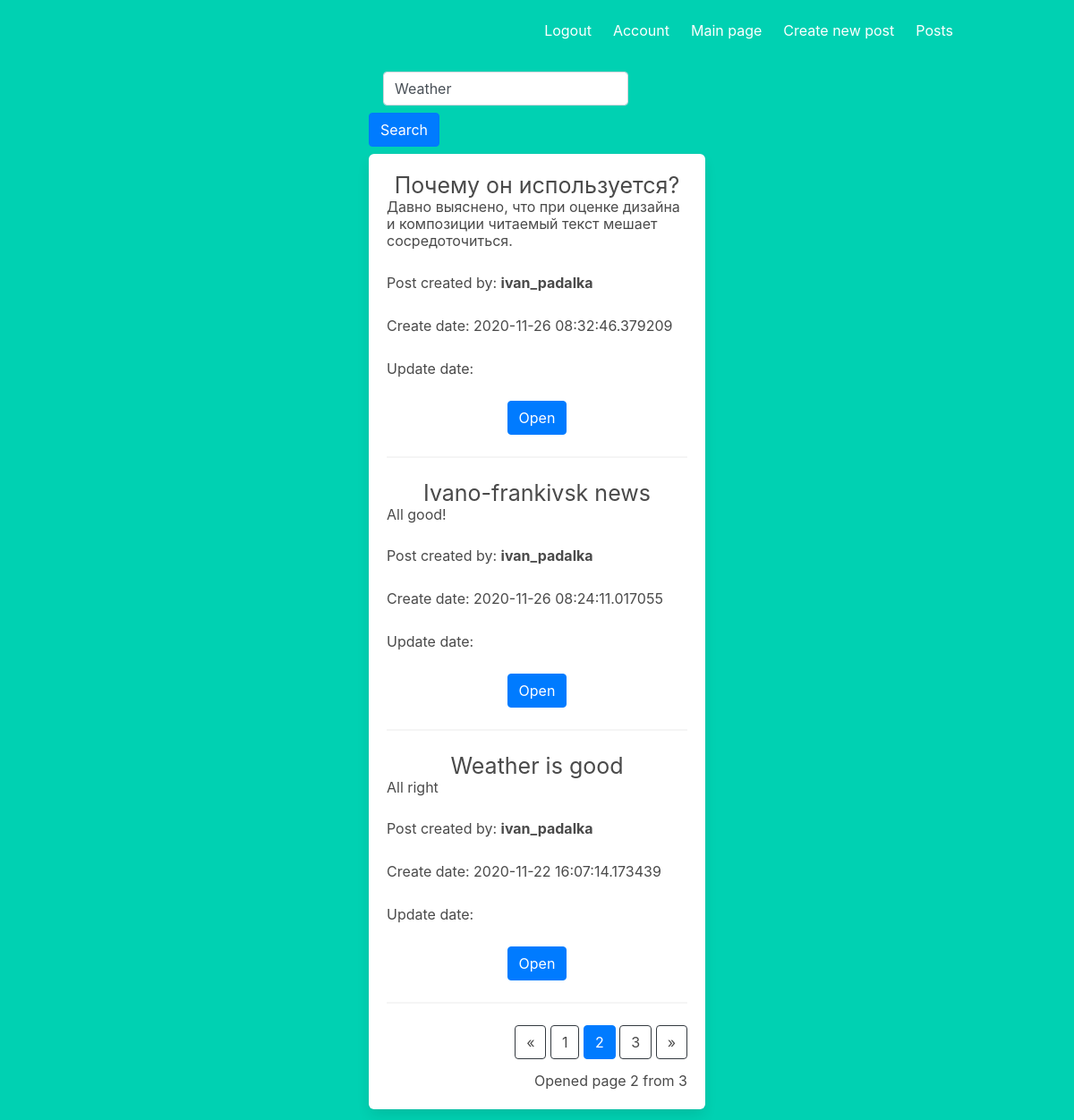
Screenshot of /posts?page=2 (signed in) with the database file from the repository.
### app/models.py (models this page shows, shortened)
class Post(db.Model):
    id = db.Column(db.Integer, primary_key=True)
    title = db.Column(db.String(100), nullable=False)
    body = db.Column(db.String(140))
    timestamp = db.Column(db.DateTime, index=True, default=datetime.utcnow)
    user_id = db.Column(db.Integer, db.ForeignKey('user.id'))

class User(UserMixin, db.Model):
    id = db.Column(db.Integer, primary_key=True)
    username = db.Column(db.String(64), index=True, unique=True)
    email = db.Column(db.String(120), index=True, unique=True)
    image_file = db.Column(db.String(20), nullable=False, default='default.jpg')
    about_me = db.Column(db.String(200), nullable=True)
    last_seen = db.Column(db.DateTime, default=datetime.utcnow)
    password_hash = db.Column(db.String(128))
    admin = db.Column(db.Boolean, default=False)
    posts = db.relationship('Post', backref='author', lazy='dynamic')

### app/views.py (the view)
@app.route('/posts', methods=['GET'])
@login_required
def posts():
    q = request.args.get('q')
    page = request.args.get('page', 1, type=int)
    if q:
        posts = Post.query.filter(Post.title.contains(q) | Post.body.contains(q))
    else:
        posts = Post.query.order_by(Post.timestamp.desc())
    pages = posts.paginate(page=page, per_page=ROWS_PER_PAGE)
    return render_template('posts.html', posts=posts, pages=pages, q=q)

### app/models.py (called while the page is built)
@login.user_loader
def load_user(id):
    return User.query.get(int(id))

### app/views.py (called while the page is built)
@app.before_request
def before_request():
    if current_user.is_authenticated:
        current_user.last_seen = datetime.utcnow()
        db.session.commit()

### app/templates/posts.html (shortened to what this page needs)
{% extends "base.html" %}
{% block content %}
<div class="column is-4 is-offset-4">
    <form action="{{ url_for('posts') }}" class="form-inline">
        <div class="form-group mx-sm-3 mb-2">
            <input type="text" class="form-control" name="q" value="{%if query%}{{query}}{% else %}Weather{% endif %}">
        </div>
        <button type="submit" class="btn btn-primary mb-2">Search</button>
    </form>
   <div class="box">
        <div class="text-center">
            {% for post in pages.items %}
                <h1 style="font-size: 25px;" >{{post.title}}</h1>
                <h5 style="text-align: left;">{{post.body}}</h5> <br>
                <inline> <p style="text-align: left;">Post created by: <strong>{{ post.author.username }}</strong></p></inline> <br>
                <inline><p style="text-align: left;"> Create date: {{post.timestamp}}</p></inline><br>
                <inline><p style="text-align: left;">Update date: {{post.update_time}}</p></inline><br>
                <a class="btn btn-primary" href="{{url_for('post', id=post.id)}}" style="color: white;">Open</a>
                <hr>
            {% endfor %}
            <div class="text-right">
            <a href="{{ url_for('posts', page=pages.prev_num, q=q) }}"
               class="btn btn-outline-dark"
                    {% if pages.page == 1 %}disabled{% endif %}>
                &laquo;
            </a>
            {% for page_num in pages.iter_pages(left_edge=1, right_edge=1, left_current=1, right_current=2) %}
            {% if page_num %}
            {% if pages.page == page_num %}
            <a href="{{ url_for('posts', page=page_num, q=q) }}"
               class="btn btn-primary" style="color: white;">
                {{ page_num }}
            </a>
            {% else %}
            <a href="{{ url_for('posts', page=page_num, q=q) }}"
               class="btn btn-outline-dark">
                {{ page_num }}
            </a>
            {% endif %}
            {% else %}
            ...
            {% endif %}
            {% endfor %}
            <a href="{{ url_for('posts', page=pages.next_num, q=q) }}"
               class="btn btn-outline-dark
       {% if pages.page == pages.pages %}disabled{% endif %}">
                &raquo;
            </a>
        </div>
        <p class="text-right mt-3">
            Opened page {{ pages.page }} from {{ pages.pages }}
        </p>
        </div>
    </div>
</div>
{% endblock %}

### app/static/styles/style.css (style rules this page uses)
h1 { text-align: center; }

### rows the page displays
Post: title "Почему он используется?", body "Давно выяснено, что при оценке дизайна и композиции читаемый текст мешает сосредоточиться.", author.username "ivan_padalka", timestamp "2020-11-26 08:32:46.379209"
Post: title "Ivano-frankivsk news", body "All good!", author.username "ivan_padalka", timestamp "2020-11-26 08:24:11.017055"
Post: title "Weather is good", body "All right", author.username "ivan_padalka", timestamp "2020-11-22 16:07:14.173439"

### other values shown
{{ page_num }} "1" "3"
{{ page_num }} "2"
{{ pages.page }} "2"
{{ pages.pages }} "3"
